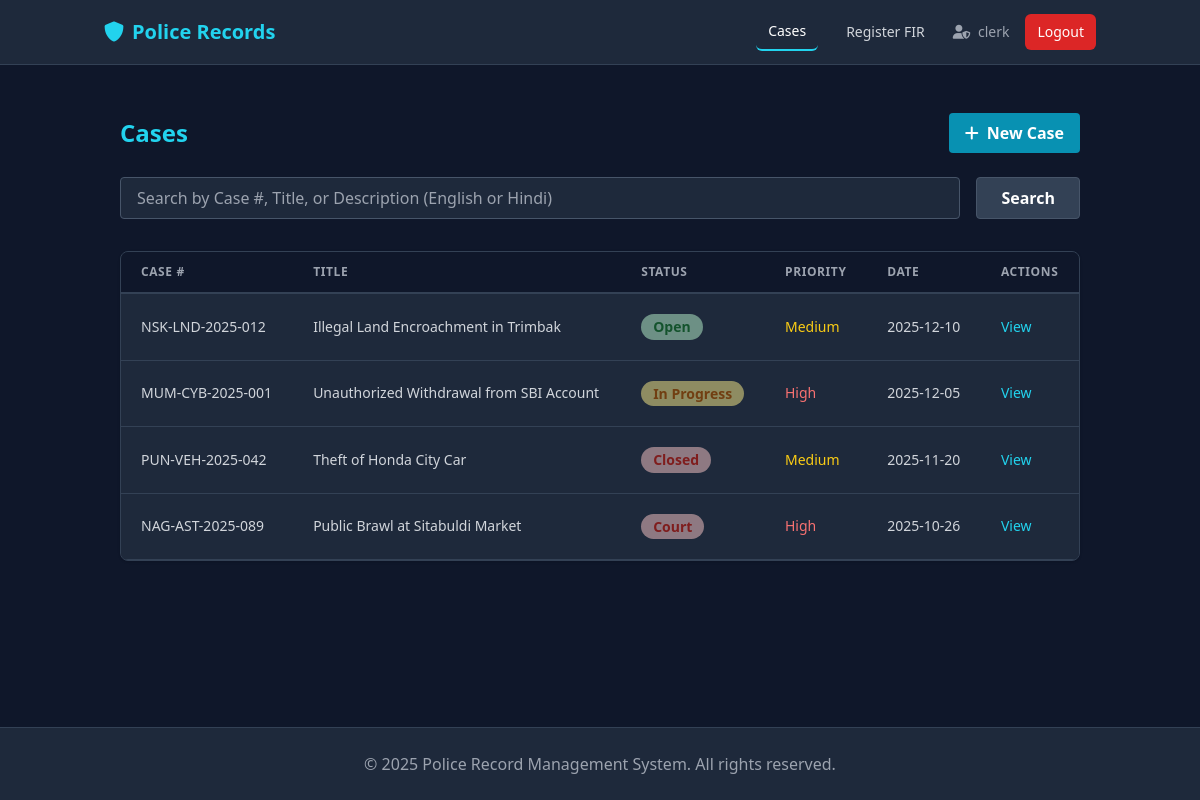
Page /cases (signed in) on the committed database.
### app/models.py (models this page shows, shortened)
class User(db.Model, UserMixin):
    id = db.Column(db.Integer, primary_key=True)
    station_id = db.Column(db.Integer, db.ForeignKey('station.id'), nullable=False)
    username = db.Column(db.String(80), unique=True, nullable=False)
    email = db.Column(db.String(120), unique=True, nullable=False)
    password_hash = db.Column(db.String(255), nullable=False)
    role = db.Column(db.String(50), nullable=False)
    full_name = db.Column(db.String(120), nullable=False)
    badge_number = db.Column(db.String(50))
    inspector_id = db.Column(db.Integer, db.ForeignKey('user.id'))
    is_active = db.Column(db.Boolean, default=True)
    created_at = db.Column(db.DateTime, default=datetime.utcnow)
    station = db.relationship('Station', backref='users')
    officers = db.relationship('User', backref=db.backref('inspector', remote_side=[id]), lazy=True)
    cases_reported = db.relationship('Case', foreign_keys='Case.created_by_id', backref='reporter', lazy=True)
    firs_filed = db.relationship('FIR', foreign_keys='FIR.filed_by_id', backref='filer', lazy=True)

class Case(db.Model):
    id = db.Column(db.Integer, primary_key=True)
    station_id = db.Column(db.Integer, db.ForeignKey('station.id'), nullable=False)
    case_number = db.Column(db.String(50), unique=True, nullable=False)
    title = db.Column(db.String(200), nullable=False)
    offense_type = db.Column(db.String(100)) # Theft, Assault, Cybercrime
    short_description = db.Column(db.String(255))
    description = db.Column(db.Text, nullable=False) # Detailed Description
    incident_date = db.Column(db.DateTime)
    location = db.Column(db.String(200)) # Address
    gps_coordinates = db.Column(db.String(100)) # "Lat, Long"
    status = db.Column(db.String(50), default='Open')  # Open, In Progress, Closed, Court
    priority = db.Column(db.String(20), default='Medium')  # Low, Medium, High
    is_cognizable = db.Column(db.Boolean, default=True)
    ipc_sections = db.Column(db.String(200)) # "302, 307 IPC"
    init_medical_exam = db.Column(db.Boolean, default=False)
    init_prelim_enquiry = db.Column(db.Boolean, default=False)
    init_scene_visit = db.Column(db.Boolean, default=False)
    court_status = db.Column(db.String(50)) # Hearing, Verdict Awaited, Closed
    verdict = db.Column(db.Text)
    confidentiality_level = db.Column(db.String(20), default='Public') # Public, Restricted, Confidential
    tags = db.Column(db.Text) # JSON list or comma-separated
    related_case_ids = db.Column(db.Text) # JSON list of IDs
    created_at = db.Column(db.DateTime, default=datetime.utcnow)
    updated_at = db.Column(db.DateTime, default=datetime.utcnow, onupdate=datetime.utcnow)
    created_by_id = db.Column(db.Integer, db.ForeignKey('user.id'), nullable=False)
    assigned_officer_id = db.Column(db.Integer, db.ForeignKey('user.id')) # Lead Officer/Inspector
    station = db.relationship('Station', backref='cases')
    assignee = db.relationship('User', foreign_keys=[assigned_officer_id], backref='cases_led')
    officers = db.relationship('User', secondary=case_officers, backref='cases_assisted') # Team
    criminals = db.relationship('Criminal', secondary='case_criminal', backref=db.backref('cases', lazy=True))
    participants = db.relationship('Participant', backref='case', lazy=True, cascade="all, delete-orphan")
    firs = db.relationship('FIR', backref='case', lazy=True)
    evidence = db.relationship('Evidence', backref='case', lazy=True)
    statements = db.relationship('Statement', backref='case', lazy=True)
    updates = db.relationship('InvestigationUpdate', backref='case', lazy=True)

### app/cases/routes.py (the view, shortened to what this page needs)
@cases.route('/cases')
@login_required
def list_cases():
    page = request.args.get('page', 1, type=int)
    search_query = request.args.get('search', '')
    query = Case.query
    cases_list = query.order_by(Case.created_at.desc()).paginate(page=page, per_page=10)
    return render_template('cases.html', cases=cases_list, search_query=search_query)

### app/models.py (called while the page is built)
@login_manager.user_loader
def load_user(user_id):
    return User.query.get(int(user_id))

### app/templates/cases.html (shortened to what this page needs)
{% extends "base.html" %}
{% block content %}
<div class="container mx-auto px-4">
    <div class="flex justify-between items-center mb-6">
        <h2 class="text-2xl font-bold text-cyan-400">Cases</h2>
        <a href="{{ url_for('cases.create_case') }}"
            class="bg-cyan-600 hover:bg-cyan-700 text-white font-bold py-2 px-4 rounded">
            <i class="fas fa-plus mr-2"></i>New Case
        </a>
    </div>
    <form method="GET" action="{{ url_for('cases.list_cases') }}" class="mb-8">
        <div class="flex gap-4">
            <input type="text" name="search" value="{{ search_query }}"
                placeholder="Search by Case #, Title, or Description (English or Hindi)"
                class="flex-grow px-4 py-2 bg-slate-800 border border-slate-600 rounded text-white focus:outline-none focus:border-cyan-400">
            <button type="submit"
                class="bg-slate-700 hover:bg-slate-600 text-white font-bold py-2 px-6 rounded border border-slate-600">
                Search
            </button>
        </div>
    </form>
    <div class="bg-slate-800 rounded-lg shadow overflow-hidden border border-slate-700">
        <table class="min-w-full leading-normal">
            <thead>
                <tr>
                    <th
                        class="px-5 py-3 border-b-2 border-slate-700 bg-slate-900 text-left text-xs font-semibold text-gray-400 uppercase tracking-wider">
                        Case #
                    </th>
                    <th
                        class="px-5 py-3 border-b-2 border-slate-700 bg-slate-900 text-left text-xs font-semibold text-gray-400 uppercase tracking-wider">
                        Title
                    </th>
                    <th
                        class="px-5 py-3 border-b-2 border-slate-700 bg-slate-900 text-left text-xs font-semibold text-gray-400 uppercase tracking-wider">
                        Status
                    </th>
                    <th
                        class="px-5 py-3 border-b-2 border-slate-700 bg-slate-900 text-left text-xs font-semibold text-gray-400 uppercase tracking-wider">
                        Priority
                    </th>
                    <th
                        class="px-5 py-3 border-b-2 border-slate-700 bg-slate-900 text-left text-xs font-semibold text-gray-400 uppercase tracking-wider">
                        Date
                    </th>
                    <th
                        class="px-5 py-3 border-b-2 border-slate-700 bg-slate-900 text-left text-xs font-semibold text-gray-400 uppercase tracking-wider">
                        Actions
                    </th>
                </tr>
            </thead>
            <tbody>
                {% for case in cases.items %}
                <tr>
                    <td class="px-5 py-5 border-b border-slate-700 bg-slate-800 text-sm">
                        <p class="text-gray-300 whitespace-no-wrap">{{ case.case_number }}</p>
                    </td>
                    <td class="px-5 py-5 border-b border-slate-700 bg-slate-800 text-sm">
                        <p class="text-gray-300 whitespace-no-wrap">{{ case.title }}</p>
                    </td>
                    <td class="px-5 py-5 border-b border-slate-700 bg-slate-800 text-sm">
                        <span class="relative inline-block px-3 py-1 font-semibold leading-tight">
                            <span aria-hidden
                                class="absolute inset-0 opacity-50 rounded-full
                                {% if case.status == 'Open' %}bg-green-200{% elif case.status == 'In Progress' %}bg-yellow-200{% else %}bg-red-200{% endif %}"></span>
                            <span
                                class="relative
                                {% if case.status == 'Open' %}text-green-900{% elif case.status == 'In Progress' %}text-yellow-900{% else %}text-red-900{% endif %}">
                                {{ case.status }}
                            </span>
                        </span>
                    </td>
                    <td class="px-5 py-5 border-b border-slate-700 bg-slate-800 text-sm">
                        <span
                            class="text-{{ 'red-400' if case.priority == 'High' else 'yellow-400' if case.priority == 'Medium' else 'green-400' }}">
                            {{ case.priority }}
                        </span>
                    </td>
                    <td class="px-5 py-5 border-b border-slate-700 bg-slate-800 text-sm">
                        <p class="text-gray-300 whitespace-no-wrap">{{ case.created_at.strftime('%Y-%m-%d') }}</p>
                    </td>
                    <td class="px-5 py-5 border-b border-slate-700 bg-slate-800 text-sm">
                        <a href="{{ url_for('cases.case_detail', case_id=case.id) }}"
                            class="text-cyan-400 hover:text-cyan-300 mr-3">View</a>
                    </td>
                </tr>
                {% endfor %}
            </tbody>
        </table>
    </div>
</div>
{% endblock %}

### app/templates/base.html (shortened to what this page needs)
<!DOCTYPE html>
<html lang="en">
<head>
    <script src="https://cdn.tailwindcss.com"></script>
    <link href="https://cdnjs.cloudflare.com/ajax/libs/font-awesome/6.0.0/css/all.min.css" rel="stylesheet">
</head>
<body class="bg-slate-900 text-gray-100 min-h-screen flex flex-col">
    <nav class="bg-slate-800 border-b border-slate-700">
        <div class="container mx-auto px-4">
            <div class="flex justify-between items-center h-16">
                <a href="{{ url_for('main.index') }}" class="text-xl font-bold text-cyan-400">
                    <i class="fas fa-shield-alt mr-2"></i>Police Records
                </a>
                <div class="flex items-center space-x-4">
                    {% if current_user.is_authenticated %}
                    <a href="{{ url_for('cases.list_cases') }}"
                        class="text-gray-300 hover:text-white px-3 py-2 rounded-md text-sm font-medium {{ 'border-b-2 border-cyan-400 text-white' if 'cases' in request.endpoint }}">Cases</a>
                    {% if current_user.role == 'clerk' %}
                    <a href="{{ url_for('clerk.register_fir') }}"
                        class="text-gray-300 hover:text-white px-3 py-2 rounded-md text-sm font-medium">Register FIR</a>
                    {% endif %}
                    <span class="text-gray-400 text-sm ml-4 mr-2">
                        <i class="fas fa-user-shield mr-1"></i> {{ current_user.username }}
                    </span>
                    <a href="{{ url_for('auth.logout') }}"
                        class="bg-red-600 hover:bg-red-700 text-white px-3 py-2 rounded-md text-sm font-medium ml-2">Logout</a>
                    {% else %}
                    <a href="{{ url_for('auth.login') }}" class="text-gray-300 hover:text-white">Login</a>
                    <a href="{{ url_for('auth.register') }}"
                        class="bg-cyan-600 hover:bg-cyan-700 text-white px-4 py-2 rounded">Register</a>
                    {% endif %}
                </div>
            </div>
        </div>
    </nav>
    <main class="flex-grow container mx-auto px-4 py-8">
        {% block content %}{% endblock %}
    </main>
    <footer class="bg-slate-800 border-t border-slate-700 py-6 mt-auto">
        <div class="container mx-auto px-4 text-center text-gray-400">
            <p>&copy; {{ now.year if now else 2025 }} Police Record Management System. All rights reserved.</p>
        </div>
    </footer>
</body>
</html>

### rows in the picture
User: username "clerk"
Case: case_number "NSK-LND-2025-012", title "Illegal Land Encroachment in Trimbak", status "Open", priority "Medium", created_at "2025-12-10"
Case: case_number "MUM-CYB-2025-001", title "Unauthorized Withdrawal from SBI Account", status "In Progress", priority "High", created_at "2025-12-05"
Case: case_number "PUN-VEH-2025-042", title "Theft of Honda City Car", status "Closed", priority "Medium", created_at "2025-11-20"
Case: case_number "NAG-AST-2025-089", title "Public Brawl at Sitabuldi Market", status "Court", priority "High", created_at "2025-10-26"

### other values in the picture
{{ now.year if now else 2025 }} "2025"
